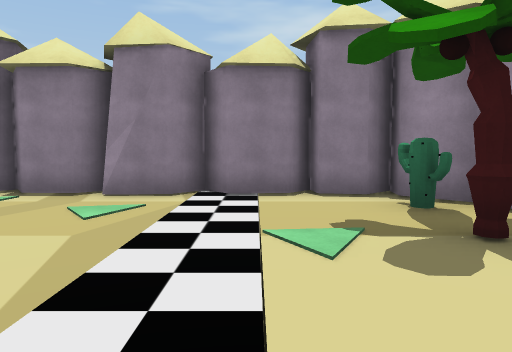
view 1 (above)

15 first-person views from a walk through a Unity game level. The camera is 1.5 m above the floor, tilts 4° down and sees 70° across. The floor is counted in squares, 2.18 m on a side. Each view is taken from the middle of a square. On the plan, view 1 faces up. The plan holds only what a view shows up to about 11 squares ahead; the rest is blank. The player is left out. Some surface patterns are stand-ins.

view 2
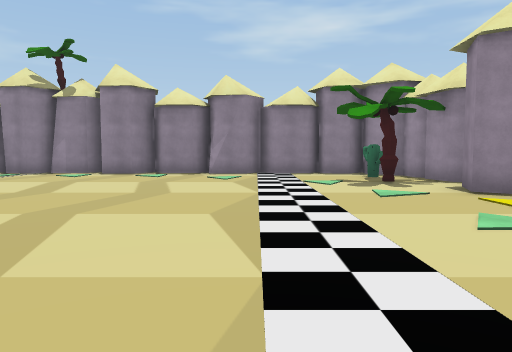

view 3
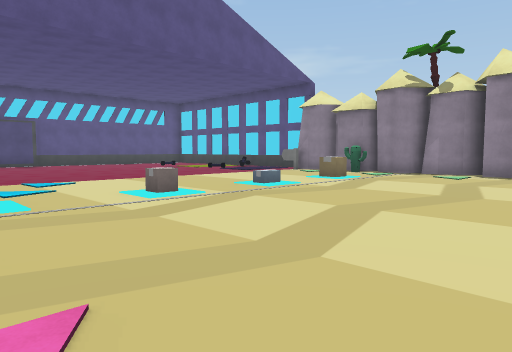

view 4
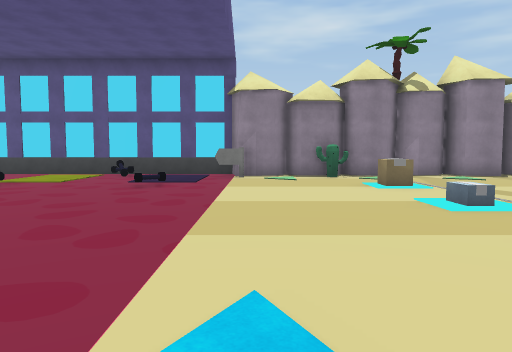

view 5
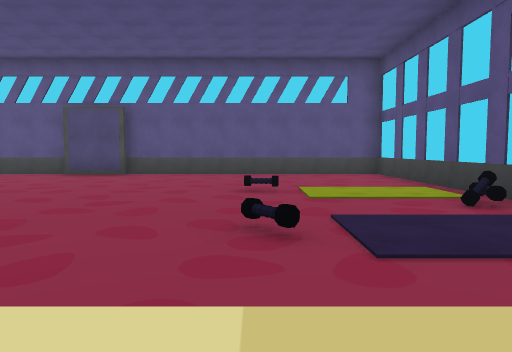

view 6
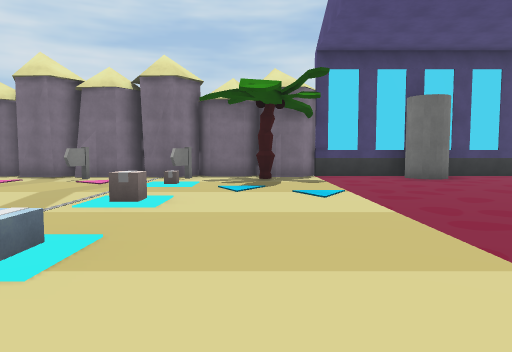

view 7
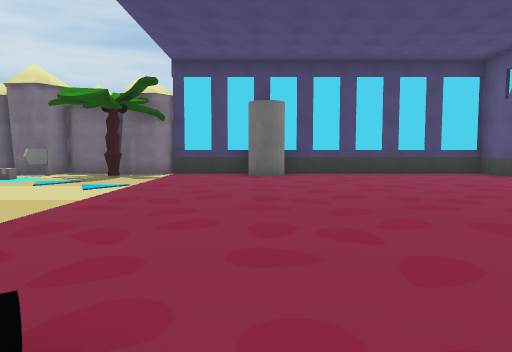

view 8
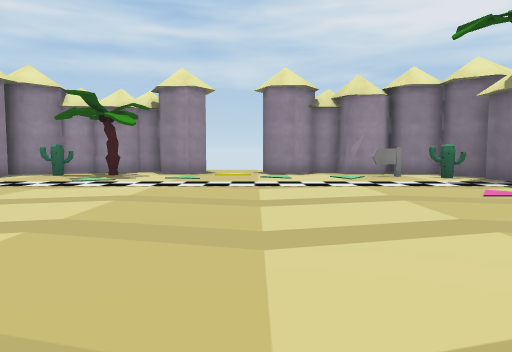

view 9
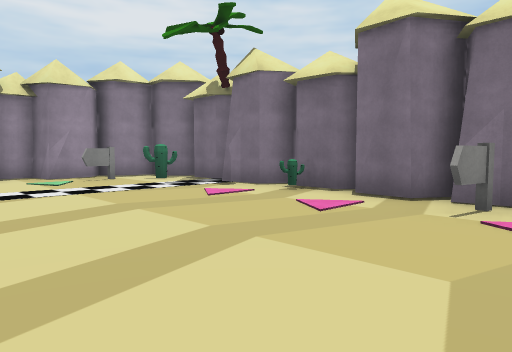

view 10
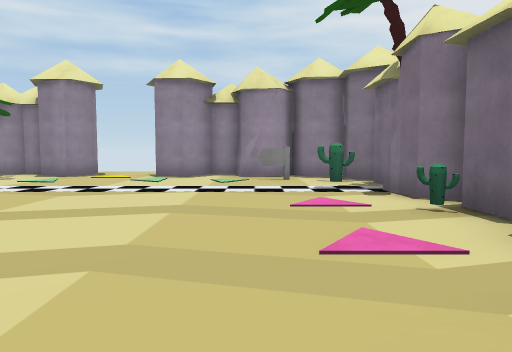

view 11
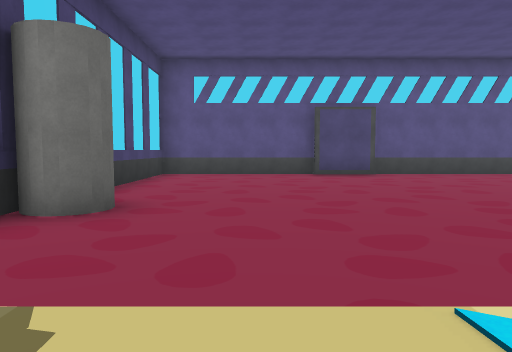

view 12
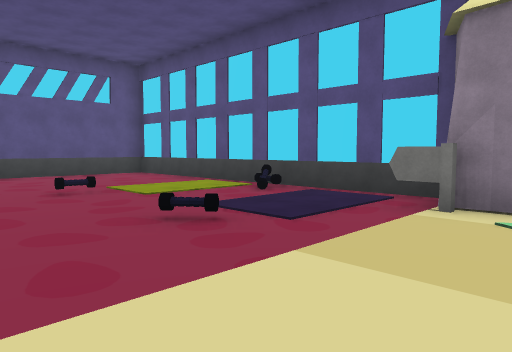

view 13
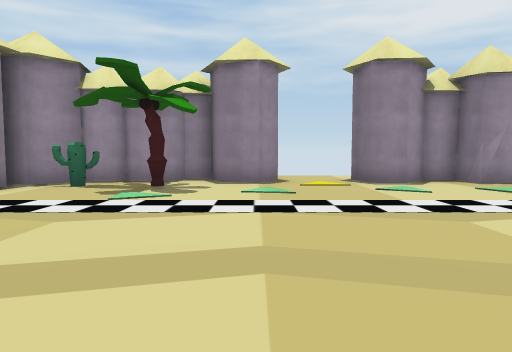

view 14
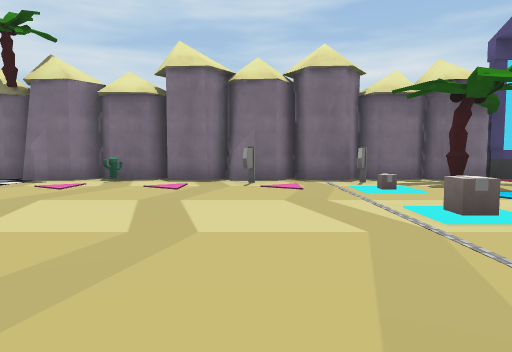

view 15
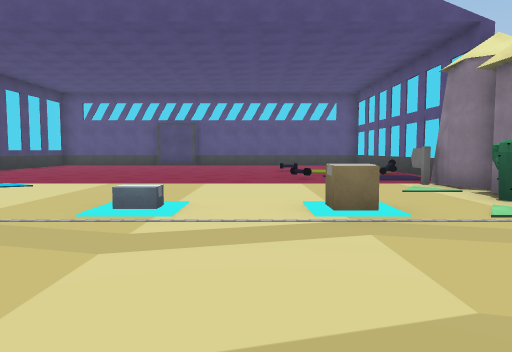

### Floor plan
Points are (right, up) in squares from view 1. A wall is a line through its corners. A room is listed if a view was taken in it or the views show most of it. See-through windows are left out.
Room 1 (views 1, 2, 3, 4, 5, 6, 7, 8, 9, 10, 11, 12, 13, 14, 15)
walls: (-9.4, 5.1) (-9.9, 5.1); (-9.8, 5.7) (-10.2, 6.1) (-10.5, 5.7) (-11.5, 5.6); (-7.6, -6.2) (-7.2, -6.3) (-7, -7) (-6.5, -6.3) (-5.5, -6.2) (-5.4, -6.9) (-4.9, -6.2) (-4, -6.2); (-6.6, 6) (-7, 6); (-10.2, -6.4) (-10.1, -6.9) (-9.7, -6.5) (-8.8, -6.5) (-8.5, -6.9) (-8.1, -6.4); (-7.1, 6.3) (-7.6, 5.6) (-8.4, 5.9) (-8.5, 6.3); (-11.6, 6.5) (-20.6, 6.5) (-20.6, -6.7) (-11.5, -6.7) (-11.2, -6.3) (-10.5, -6.2); (-5.6, 6.5) (-6, 5.9) (-7, 5.8); (-3.9, -6.9) (-3.5, -6.5) (-2.6, -6.5) (-2.2, -6.9) (-1.8, -6.3) (-0.9, -6.2); (-2.5, 6.1) (-2.9, 5.7) (-3.7, 5.8) (-4.1, 6.3) (-4.6, 5.6) (-5.5, 5.6); (-0.5, -6.9) (-0.2, -6.5) (0.7, -6.5); (-20.2, -0.6) (-20.2, -2.4); (0.9, 6.2) (0.6, 5.8) (-0.5, 5.8) (-0.9, 6.2) (-1.2, 5.7) (-2.4, 5.6); (2.4, -4) (2.4, -3.6) (3.2, -3.5) (3.2, -2.8) (2.5, -2.1) (2.6, -1.4) (3.6, -1.2); (1.2, -6.8) (1.7, -6.2) (2.4, -6.2) (2.5, -5.2) (3, -5) (2.5, -4.6) (2.4, -3.6); (3, 4) (2.9, 4.6) (2.2, 5.5); (2.2, 6.1) (1.7, 5.6) (1, 5.7); (4.1, 0.8) (3.1, 0.5) (2.5, 0.9) (2.8, 1.8) (3.6, 2) (3.5, 2.6) (3.2, 2.8) (3, 3.8)
objects: other object (-16, 3); other object (-15, 6); cylinder (-14, -6); other object (-14, 6); other object (-13, 3); other object (-12, 5); tree (-10, -6); cactus (-9, 6); other object (-8, -6); other object (-8, -4); other object (-8, -2); other object (-8, 1); other object (-8, 3); other object (-6, -5); cactus (-3, -6); cactus (1, -6); other object (2, -4); tree (2, 3); cactus (2, 5)

Positions as (right, up) in squares from view 1, and headings:
1: (0, 0), facing up
2: (-1, -5), facing up
3: (-3, -5), facing up-left
4: (-11, -4), facing up
5: (-10, 3), facing left
6: (-10, 3), facing down
7: (-14, 4), facing down
8: (-8, -1), facing right
9: (-7, -1), facing down-right
10: (-7, -4), facing right
11: (-10, -4), facing left
12: (-10, 1), facing up-left
13: (-5, 1), facing right
14: (-6, 2), facing down
15: (-4, 2), facing left
